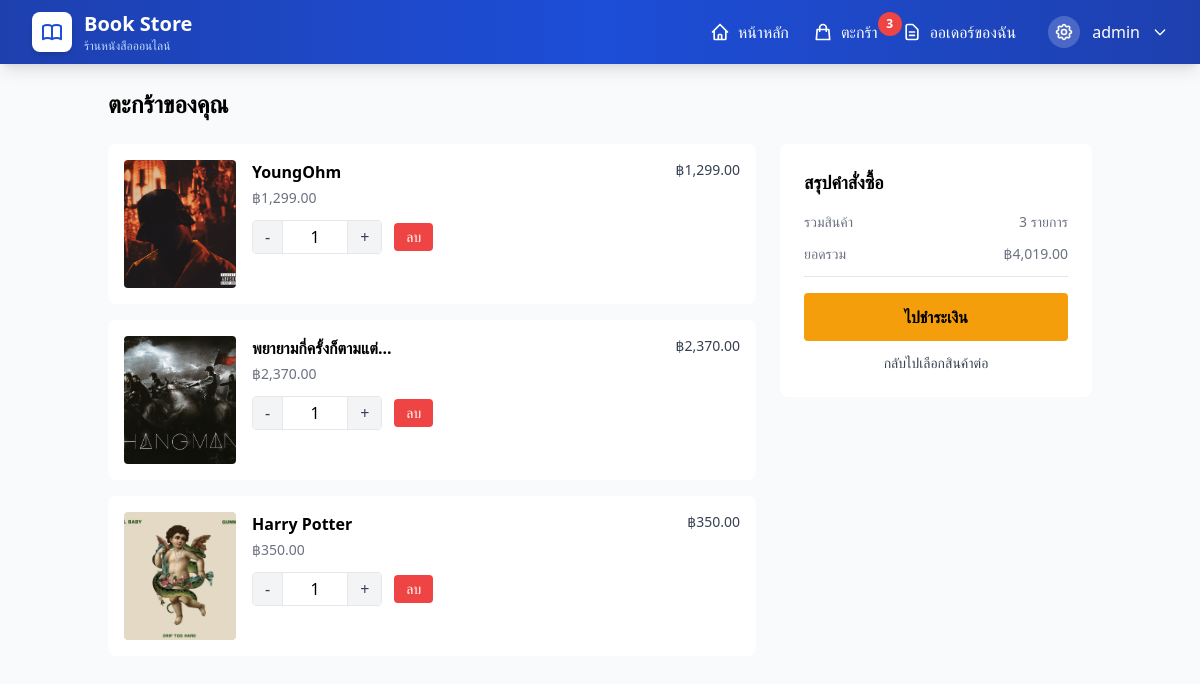
/cart.php (signed in), run on the app's committed database.
### tables this page shows
CREATE TABLE `users` (
  `id` int(11) NOT NULL,
  `username` varchar(50) NOT NULL,
  `email` varchar(100) NOT NULL,
  `password` varchar(255) NOT NULL,
  `full_name` varchar(100) DEFAULT NULL,
  `phone` varchar(20) DEFAULT NULL,
  `address` text DEFAULT NULL,
  `role` enum('user','admin') DEFAULT 'user',
  `created_at` timestamp NOT NULL DEFAULT current_timestamp()
);

CREATE TABLE `cart` (
  `id` int(11) NOT NULL,
  `user_id` int(11) NOT NULL,
  `product_id` int(11) NOT NULL,
  `quantity` int(11) DEFAULT 1
);

CREATE TABLE `products` (
  `id` int(11) NOT NULL,
  `title` varchar(200) NOT NULL,
  `author` varchar(100) DEFAULT NULL,
  `description` text DEFAULT NULL,
  `price` decimal(10,2) NOT NULL,
  `stock` int(11) DEFAULT 0,
  `image` varchar(255) DEFAULT NULL,
  `created_at` timestamp NOT NULL DEFAULT current_timestamp()
);

### cart.php (the view, shortened to what this page needs)
<?php
include 'config.php';
$user_id = $_SESSION['user_id'];
$query = "SELECT c.*, p.title, p.price, p.image FROM cart c JOIN products p ON c.product_id = p.id WHERE c.user_id='$user_id'";
$result = mysqli_query($conn, $query);
$total = 0;
$items = [];
while ($row = mysqli_fetch_assoc($result)) {
    $row['line_total'] = $row['price'] * $row['quantity'];
    $total += $row['line_total'];
    $items[] = $row;
}
?>
<!DOCTYPE html>
<html>
<head>
    <script src="https://cdn.tailwindcss.com"></script>
</head>
<body class="bg-gray-50 font-sans">
    <?php include 'navbar.php'; ?>
    <main class="container">
        <h2 class="text-2xl font-semibold my-6">ตะกร้าของคุณ</h2>
        <?php if (count($items) > 0): ?>
        <div class="grid grid-cols-1 lg:grid-cols-3 gap-6">
            <section class="lg:col-span-2 space-y-4">
                <?php foreach ($items as $row): ?>
                <div class="bg-white p-4 rounded-lg flex items-start space-x-4 product-card">
                    <?php if (!empty($row['image'])): ?>
                        <img src="<?php echo htmlspecialchars($row['image']); ?>" alt="" class="w-28 h-32 object-cover rounded">
                    <?php else: ?>
                        <div class="w-28 h-32 bg-gray-100 flex items-center justify-center rounded text-sm text-gray-500">No Image</div>
                    <?php endif; ?>
                    <div class="flex-1">
                        <div class="flex justify-between items-start">
                            <div>
                                <h3 class="font-semibold"><?php echo htmlspecialchars($row['title']); ?></h3>
                                <p class="text-sm text-gray-600 mt-1">฿<?php echo number_format($row['price'],2); ?></p>
                            </div>
                            <div class="text-sm text-gray-700">฿<?php echo number_format($row['line_total'],2); ?></div>
                        </div>
                        <div class="mt-3 flex items-center space-x-3">
                            <form action="update_cart.php" method="POST" class="flex items-center border rounded w-fit">
                                <button type="button" class="px-3 py-1 bg-gray-100 text-gray-700 hover:bg-gray-200 border-r" onclick="const input = this.form.querySelector('input[name=quantity]'); input.stepDown(); this.form.submit();">-</button>
                                <input type="number" name="quantity" value="<?php echo $row['quantity']; ?>" min="1" class="w-16 text-center p-1 border-0 focus:ring-0 outline-none [appearance:textfield] [&::-webkit-outer-spin-button]:appearance-none [&::-webkit-inner-spin-button]:appearance-none" onchange="this.form.submit()" />
                                <button type="button" class="px-3 py-1 bg-gray-100 text-gray-700 hover:bg-gray-200 border-l" onclick="const input = this.form.querySelector('input[name=quantity]'); input.stepUp(); this.form.submit();">+</button>
                            </form>
                            <a href="remove_from_cart.php?id=<?php echo $row['id']; ?>" class="inline-flex items-center text-sm text-white bg-red-600 px-3 py-1 rounded confirm-delete" data-confirm="ลบรายการนี้ออกจากตะกร้า?">
                                ลบ
                            </a>
                        </div>
                    </div>
                </div>
                <?php endforeach; ?>
            </section>
            <aside class="bg-white p-6 rounded-lg h-fit">
                <h3 class="text-lg font-semibold">สรุปคำสั่งซื้อ</h3>
                <div class="mt-4 space-y-3">
                    <div class="flex justify-between text-sm text-gray-600">
                        <span>รวมสินค้า</span>
                        <span><?php echo count($items); ?> รายการ</span>
                    </div>
                    <div class="flex justify-between text-sm text-gray-600">
                        <span>ยอดรวม</span>
                        <span>฿<?php echo number_format($total,2); ?></span>
                    </div>
                    <div class="border-t pt-4">
                        <button id="open-checkout" class="block w-full text-center bg-yellow-400 hover:bg-yellow-300 px-4 py-3 rounded font-semibold">ไปชำระเงิน</button>
                        <a href="index.php" class="mt-3 block text-center text-sm text-gray-700">กลับไปเลือกสินค้าต่อ</a>
                    </div>
                </div>
            </aside>
        </div>
        <?php endif; ?>
    </main>
</body>
</html>

### navbar.php (shortened to what this page needs)
<?php
$cart_count = 0;
if (isset($_SESSION['user_id'])) {
    $user_id = intval($_SESSION['user_id']);
    $cnt_res = mysqli_query($conn, "SELECT SUM(quantity) as cnt FROM cart WHERE user_id='$user_id'");
    if ($cnt_res && $cnt_row = mysqli_fetch_assoc($cnt_res)) {
        $cart_count = intval($cnt_row['cnt']);
    }
}
$user_info = null;
if (isset($_SESSION['user_id'])) {
    $user_id = intval($_SESSION['user_id']);
    $user_query = mysqli_query($conn, "SELECT username, role FROM users WHERE id='$user_id'");
    if ($user_query && $user_row = mysqli_fetch_assoc($user_query)) {
        $user_info = $user_row;
    }
}
?>
<nav class="bg-gradient-to-r from-blue-800 via-blue-700 to-blue-800 shadow-lg sticky top-0 z-50">
    <div class="max-w-7xl mx-auto px-4 sm:px-6 lg:px-8">
        <div class="flex justify-between h-16">
            <div class="flex items-center">
                <a href="index.php" class="flex items-center space-x-3 group">
                    <div class="w-10 h-10 bg-white rounded-lg shadow-md flex items-center justify-center group-hover:scale-110 transition-transform duration-200">
                    </div>
                    <div>
                        <span class="text-xl font-bold text-white">Book Store</span>
                        <p class="text-xs text-blue-200 hidden sm:block">ร้านหนังสือออนไลน์</p>
                    </div>
                </a>
            </div>
            <div class="hidden md:flex items-center space-x-8">
                <div class="flex items-center space-x-6">
                    <a href="index.php" class="text-white hover:text-yellow-300 transition-colors font-medium flex items-center space-x-2 group">
                        <span>หน้าหลัก</span>
                    </a>
                    <a href="cart.php" id="cart-link" class="text-white hover:text-yellow-300 transition-colors font-medium flex items-center space-x-2 group relative">
                        <svg xmlns="http://www.w3.org/2000/svg" class="h-5 w-5 group-hover:scale-110 transition-transform" fill="none" viewBox="0 0 24 24" stroke="currentColor">
                            <path stroke-linecap="round" stroke-linejoin="round" stroke-width="2" d="M16 11V7a4 4 0 00-8 0v4M5 9h14l1 12H4L5 9z" />
                        </svg>
                        <span>ตะกร้า</span>
                        <?php if ($cart_count > 0): ?>
                            <span id="cart-count" class="absolute -top-2 -right-6 bg-red-500 text-white text-xs rounded-full px-2 py-1 font-bold min-w-[24px] text-center">
                                <?php echo $cart_count; ?>
                            </span>
                        <?php endif; ?>
                    </a>
                    <a href="orders_history.php" class="text-white hover:text-yellow-300 transition-colors font-medium flex items-center space-x-2 group">
                        <span>ออเดอร์ของฉัน</span>
                    </a>
                </div>
                <?php if (isset($_SESSION['user_id'])): ?>
                    <div class="relative group">
                        <button class="flex items-center space-x-3 text-white hover:text-yellow-300 transition-colors font-medium group">
                            <div class="w-8 h-8 bg-white bg-opacity-20 rounded-full flex items-center justify-center">
                            </div>
                            <span><?php echo htmlspecialchars($user_info['username']); ?></span>
                            <svg xmlns="http://www.w3.org/2000/svg" class="h-4 w-4 group-hover:rotate-180 transition-transform duration-200" fill="none" viewBox="0 0 24 24" stroke="currentColor">
                                <path stroke-linecap="round" stroke-linejoin="round" stroke-width="2" d="M19 9l-7 7-7-7" />
                            </svg>
                        </button>
                    </div>
                <?php endif; ?>
            </div>
        </div>
    </div>
</nav>

### cart.php (style rules this page uses)
:root { --primary:#0f172a; --primary-700:#0b1220; --accent:#f59e0b; --danger:#ef4444; --muted:#6b7280; }
.bg-yellow-400, .bg-green-600 { background-color: var(--accent) !important; color: #000 !important; }
.bg-red-600 { background-color: var(--danger) !important; }
.text-gray-600 { color: var(--muted) !important; }
.container { max-width: 1100px; margin: 20px auto; padding: 0 20px; }
.product-card { transition: transform .12s ease, box-shadow .12s ease; }

### data on the page
users: username "admin"
cart: product.image (picture), product.title "YoungOhm", product.price "1,299.00", line_total "1,299.00", quantity "1"
cart: product.image (picture), product.title "พยายามกี่ครั้งก็ตามแต่...", product.price "2,370.00", line_total "2,370.00", quantity "1"
cart: product.image (picture), product.title "Harry Potter", product.price "350.00", line_total "350.00", quantity "1"

### other printed values
$cart_count "3"
count($items) "3"
$total "4,019.00"
